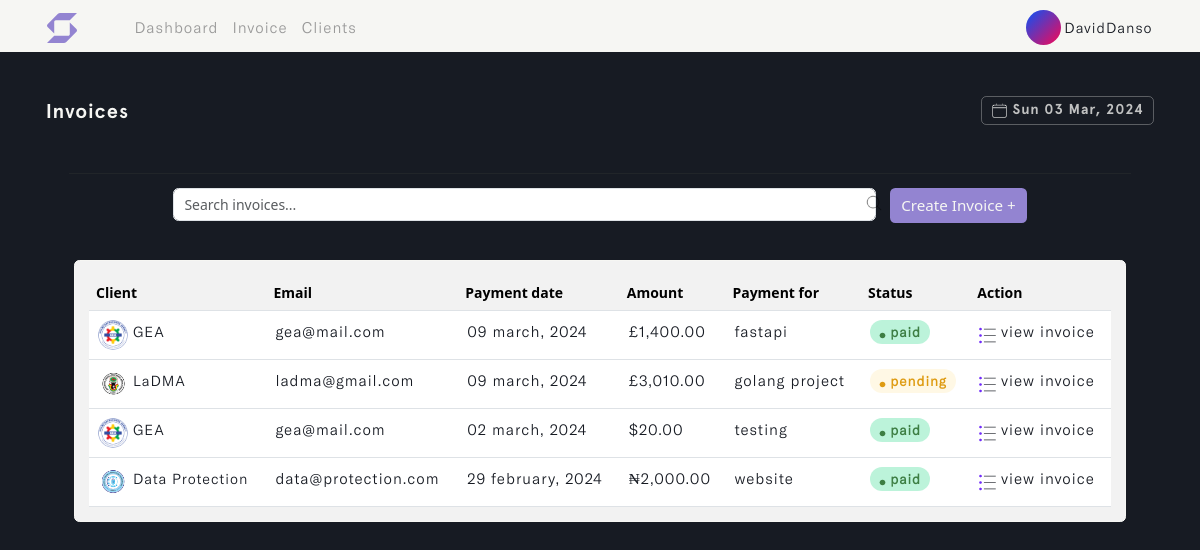
/invoice (signed in), run on an earlier commit of the app's database.
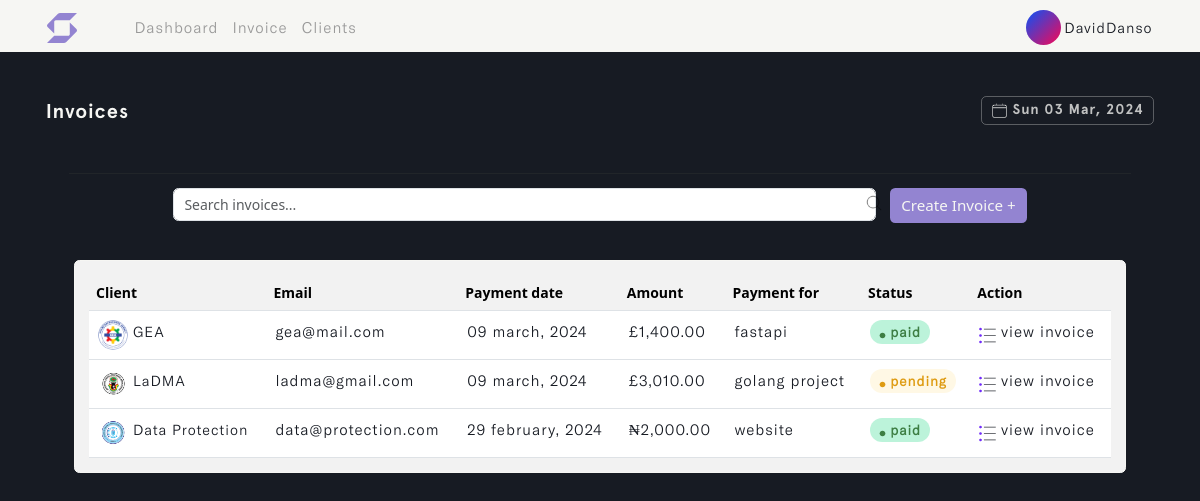
And on a later commit of the database.
### invoice/models.py (models this page shows, shortened)
class Invoice(models.Model):
    STATUS = (
        ('Pending', 'Pending'),
        ('Paid', 'Paid')
    )
    CURRENCY = (
        ('USD 🇺🇸', 'USD 🇺🇸'),
        ('GHS 🇬🇭', 'GHS 🇬🇭'),
        ('GBP 🇬🇧', 'GBP 🇬🇧'),
        ('EUR 🇪🇺', 'EUR 🇪🇺'),
        ('NGN 🇳🇬', 'NGN 🇳🇬'),
    )
    account_owner = models.ForeignKey(Profile, on_delete=models.CASCADE)
    project_name = models.CharField(max_length=255)
    project_duration = models.CharField(max_length=50)
    client_name = models.ForeignKey(Client, on_delete=models.CASCADE, to_field='name', related_name='invoice',
                                    help_text='Select a client for this entry.')
    invoice_status = models.CharField(max_length=200, choices=STATUS)
    payment_date = models.DateField(max_length=200, null=True)
    currency = models.CharField(max_length=200, choices=CURRENCY)
    invoice_image = models.ImageField(null=True, blank=True, upload_to='invoice_image/', default='invoice.png')
    client_note = models.TextField(max_length=100000, null=True, blank=True)
    total = models.IntegerField(default=0, null=True, blank=True)
    paid_date = models.DateField(null=True, blank=True)
    updated_time_stamp = models.DateTimeField(auto_now=True)
    created_time_stamp = models.DateTimeField(auto_now_add=True)
    id = models.UUIDField(default=uuid.uuid4, primary_key=True, unique=True, editable=False)
    class Meta:
        ordering = ['-updated_time_stamp']

class Client(models.Model):
    account_owner = models.ForeignKey(Profile, on_delete=models.CASCADE)
    name = models.CharField(max_length=50, unique=True)
    address = models.CharField(max_length=255, default='...')
    country = models.CharField(max_length=50)
    email = models.EmailField(max_length=100, unique=True, default='...')
    phone_number = models.IntegerField(null=True, blank=True, default='(xxx)xxx-xxxx')
    city_state = models.CharField(max_length=50)
    postal_code = models.CharField(max_length=30, default='...')
    client_avatar = models.ImageField(null=True, blank=True, upload_to='client_avatar/', default='emil-kowalski.png')
    updated_time_stamp = models.DateTimeField(auto_now=True)
    created_time_stamp = models.DateTimeField(auto_now_add=True)
    id = models.UUIDField(default=uuid.uuid4, primary_key=True, unique=True, editable=False)
    @property
    def imageURL(self):
        try:
            url = self.client_avatar.url
        except:
            url = ''
        return url
    class Meta:
        ordering = ['-updated_time_stamp']
    def __str__(self):
        return self.name

### invoice/views.py (the view, shortened to what this page needs)
# urls.py: path('invoice', views.create_invoice, name='invoice'),
@login_required(login_url='login')
def create_invoice(request):
    profile = request.user.profile
    invoices = profile.invoice_set.all()
    custom_range, invoices = paginateInvoice(request, 5, invoices)
    for invoice in invoices:
        invoice.due = (invoice.payment_date - datetime.now().date()).days
    form = InvoiceCreationForm(request.user, request.POST, request.FILES if request.method == "POST" else None)
    context = {'form': form, 'invoices': invoices,
               'custom_range': custom_range}
    return render(request, 'invoice/invoice.html', context)

### invoice/forms.py
class InvoiceCreationForm(ModelForm):
    payment_date = forms.DateField(widget=DateInput)
    class Meta:
        model = Invoice
        fields = ['project_name', 'project_duration', 'client_name',
                  'invoice_status', 'payment_date', 'currency', 'invoice_image',
                  'client_note']
    def __init__(self, user, *args, **kwargs):
        super(InvoiceCreationForm, self).__init__(*args, **kwargs)
        self.fields['invoice_status'].widget.choices = [('', 'Choose status')] + list(self.fields['invoice_status'].widget.choices)
        self.fields['currency'].widget.choices = [('', 'Choose currency')] + list(self.fields['currency'].widget.choices)
        self.fields['client_name'].queryset = Client.objects.filter(account_owner=user.profile)
        self.fields['currency'].widget.attrs.update({'id': 'currency_field'})
        for name, field in self.fields.items():
            field.widget.attrs.update({'class': 'input form-control'})

### user/models.py (called while the page is built)
    def __str__(self):
        return self.name

### invoice/templates/invoice/invoice.html (shortened to what this page needs)
{% load static %}
<!DOCTYPE html>
<html lang="en" class="js has-scroll-init has-scroll-smooth">
  <head>
    <link rel="stylesheet" href="{% static '/css/bootstrap.min.css' %}" />
    <link rel="stylesheet" href="{% static '/css/invoice.css' %}" />
  </head>
  <body
    id="pageTop"
    class="page-content"
    data-spy="scroll"
    data-target="#mainNav"
  >
    {% include 'invoice/nav.html' %}
    <main>
      <div data-scroll class="page page--layout-2" id="main">
        {% if invoices %}
        <div id="hero">
          <div class="container-fluid">
            <div class="hero-intro">
              <p>
                Invoices
                <span class="badge">
                  <img
                    src="{% static '/images/calendar.png' %}"
                    class="img-fluid calender-img"
                    alt="calender-img"
                  />
                  {% now "D d M, Y" %}
                </span>
              </p>
            </div>
          </div>
        </div>
        <div id="search">
          <div class="container-fluid">
            <div class="search-intro">
              <hr />
              <div class="row g-3 d-flex justify-content-center">
                <div class="col-md-8">
                  <img
                    src="{% static '/images/magnifying-glass.png' %}"
                    class="img-fluid search--img"
                    alt="search--img"
                  />
                  <input
                    type="text"
                    class="form-control live-search-box"
                    placeholder="Search invoices..."
                  />
                </div>
                <div class="col-auto">
                  <button
                    type="submit"
                    class="btn mb-3 invoice--btn"
                    data-bs-toggle="offcanvas"
                    data-bs-target="#offcanvasRight"
                    aria-controls="offcanvasRight"
                  >
                    Create Invoice +
                  </button>
                </div>
              </div>
            </div>
          </div>
        </div>
        {% include 'invoice/desktop-table.html' %}
        {% endif %}
      </div>
    </main>
  </body>
</html>

### invoice/templates/invoice/desktop-table.html (shortened to what this page needs)
{% load static %}
{% load humanize %}
<div id="desktop-table" class="live-search-list">
  <div class="container">
    <div class="desktop-table-intro">
      <div class="card">
        <div class="card-body">
          <table class="table table-hover" id="invoice_table">
            <thead>
              <tr>
                <th scope="col">Client</th>
                <th scope="col">Email</th>
                <th scope="col">Payment date</th>
                <th scope="col">Amount</th>
                <th scope="col">Payment for</th>
                <th scope="col">Status</th>
                <th scope="col">Action</th>
              </tr>
            </thead>
            <tbody>
              {% for invoice in invoices %}
              <tr id="search_invoice">
                <td id="client_name">
                  <img
                    src="{{invoice.client_name.imageURL}}"
                    class="img-fluid rounded-circle"
                    id="avatar-img"
                    alt="avatar-img"
                  />
                  {{invoice.client_name}}
                </td>
                <td>{{invoice.client_name.email | truncatechars:25}}</td>
                <td>{{invoice.payment_date|date:"d F, Y"}}</td>
                <td>
                  {% if invoice.currency == "GHS 🇬🇭" %}
                  ¢{{ invoice.total|floatformat:2|intcomma }}
                  {% elif invoice.currency == "USD 🇺🇸" %}
                  ${{ invoice.total|floatformat:2|intcomma }}
                  {% elif invoice.currency == "GBP 🇬🇧" %}
                  £{{ invoice.total|floatformat:2|intcomma }}
                  {% elif invoice.currency == "EUR 🇪🇺" %}
                  €{{ invoice.total|floatformat:2|intcomma }}
                  {% elif invoice.currency == "NGN 🇳🇬" %}
                  ₦{{ invoice.total|floatformat:2|intcomma }}
                  {% endif %}
                </td>
                <td>{{invoice.project_name | truncatechars:17}}</td>
                {% if invoice.due <= 3 and invoice.invoice_status != 'Paid' %}
                <td id="due_date">
                  <span class="badge">overdue close</span>
                </td>
                {% else %}
                {% if invoice.invoice_status == 'Pending' %}
                <td id="unpaid_status">
                  <span class="badge">
                    <img
                      src="{% static '/images/pending.svg' %}"
                      class="img-fluid"
                      id="clock-img"
                      alt="clock-img"
                    />
                    {{invoice.invoice_status}}
                  </span>
                </td>
                {% else %}
                <td id="paid_status">
                  <span class="badge">
                    <img
                      src="{% static '/images/paid.svg' %}"
                      class="img-fluid"
                      id="clock-img"
                      alt="clock-img"
                    />
                    {{invoice.invoice_status}}
                  </span>
                </td>
                {% endif %}
                {% endif %}
                <td>
                  <a href="{% url 'invoice-details' invoice.id %}">
                    <img
                      src="{% static '/images/list.png' %}"
                      class="img-fluid"
                      id="open_invoice-link"
                      alt="open_invoice-link"
                    />
                    view Invoice
                  </a>
                </td>
              </tr>
              {% endfor %}
            </tbody>
          </table>
        </div>
      </div>
    </div>
  </div>
</div>

What changed in the data, as far as the page shows it:
removed Invoice: client_name.imageURL (picture), client_name "GEA", client_name.email "gea@mail.com", payment_date "02 march, 2024", total "20.00", project_name "testing", invoice_status "paid"
